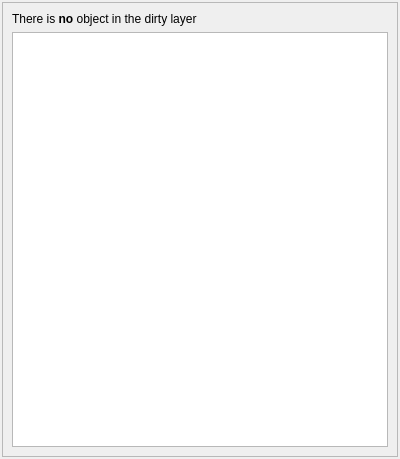
<ui version="4.0" >
 <class>DirtyDockWidget</class>
 <widget class="QWidget" name="DirtyDockWidget" >
  <property name="geometry" >
   <rect>
    <x>0</x>
    <y>0</y>
    <width>400</width>
    <height>459</height>
   </rect>
  </property>
  <property name="windowTitle" >
   <string>DirtyDock</string>
  </property>
  <layout class="QVBoxLayout" >
   <property name="spacing" >
    <number>4</number>
   </property>
   <property name="leftMargin" >
    <number>2</number>
   </property>
   <property name="topMargin" >
    <number>2</number>
   </property>
   <property name="rightMargin" >
    <number>2</number>
   </property>
   <property name="bottomMargin" >
    <number>2</number>
   </property>
   <item>
    <widget class="QFrame" name="frame" >
     <property name="frameShape" >
      <enum>QFrame::StyledPanel</enum>
     </property>
     <property name="frameShadow" >
      <enum>QFrame::Raised</enum>
     </property>
     <layout class="QVBoxLayout" >
      <item>
       <widget class="QLabel" name="label" >
        <property name="text" >
         <string>There is &lt;b>no&lt;/b> object in the dirty layer</string>
        </property>
       </widget>
      </item>
      <item>
       <widget class="QListWidget" name="ChangesList" >
        <property name="contextMenuPolicy" >
         <enum>Qt::CustomContextMenu</enum>
        </property>
        <property name="selectionMode" >
         <enum>QAbstractItemView::ExtendedSelection</enum>
        </property>
       </widget>
      </item>
     </layout>
    </widget>
   </item>
  </layout>
 </widget>
 <resources/>
 <connections/>
</ui>
